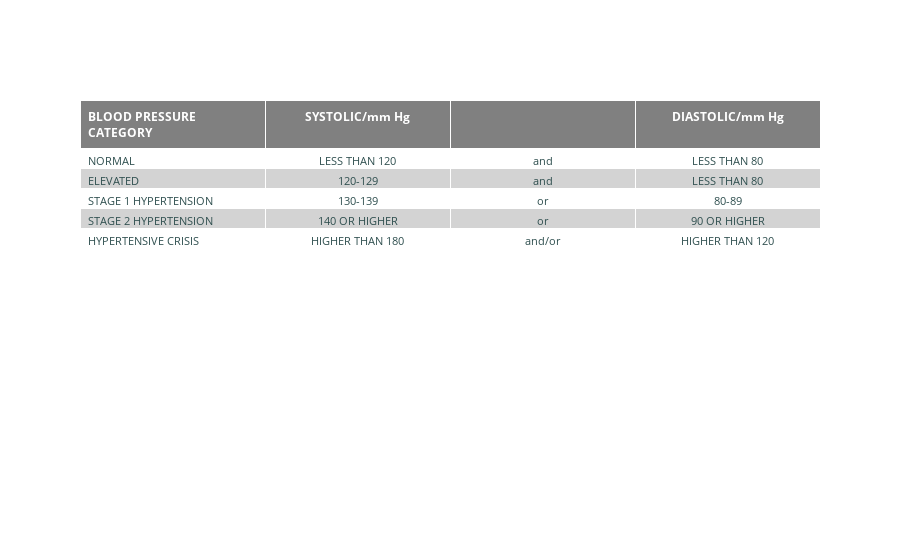

The notebook cell saved with this chart:
### Code cell
import plotly.graph_objects as go

headerColor = 'grey'
rowEvenColor = 'lightgrey'
rowOddColor = 'white'

fig = go.Figure(data=[go.Table(
  header=dict(
    values=['<b>BLOOD PRESSURE CATEGORY</b>','<b>SYSTOLIC/mm Hg</b>','<b></b>','<b>DIASTOLIC/mm Hg</b>'],
    #line_color='lightgrey',
    fill_color=headerColor,
    align=['left','center'],
    font=dict(color='white', size=12)
  ),
  cells=dict(
    values=[
      ['NORMAL','ELEVATED', 'STAGE 1 HYPERTENSION', 'STAGE 2 HYPERTENSION', 'HYPERTENSIVE CRISIS'],
      ['LESS THAN 120','120-129','130-139','140 OR HIGHER','HIGHER THAN 180'],
        ['and','and','or','or','and/or'],
        ['LESS THAN 80','LESS THAN 80','80-89','90 OR HIGHER','HIGHER THAN 120']
    ],
    #line_color='lightgrey',
    # 2-D list of colors for alternating rows
    fill_color = [[rowOddColor,rowEvenColor,rowOddColor, rowEvenColor,rowOddColor,rowEvenColor]*5],
    align = ['left', 'center'],
    font = dict(color = 'darkslategray', size = 11)
    ))
])

fig.show()

### Figure 1 — Plotly figure (JSON) as saved in the notebook; plotly's stock layout.template omitted (floating-point values rounded to 4 significant figures)
{"data": [{"cells": {"align": ["left", "center"], "fill": {"color": [["white", "lightgrey", "white", "lightgrey", "white", "lightgrey", "white", "lightgrey", "white", "lightgrey", "white", "lightgrey", "white", "lightgrey", "white", "lightgrey", "white", "lightgrey", "white", "lightgrey", "white", "lightgrey", "white", "lightgrey", "white", "lightgrey", "white", "lightgrey", "white", "lightgrey"]]}, "font": {"color": "darkslategray", "size": 11}, "values": [["NORMAL", "ELEVATED", "STAGE 1 HYPERTENSION", "STAGE 2 HYPERTENSION", "HYPERTENSIVE CRISIS"], ["LESS THAN 120", "120-129", "130-139", "140 OR HIGHER", "HIGHER THAN 180"], ["and", "and", "or", "or", "and/or"], ["LESS THAN 80", "LESS THAN 80", "80-89", "90 OR HIGHER", "HIGHER THAN 120"]]}, "header": {"align": ["left", "center"], "fill": {"color": "grey"}, "font": {"color": "white", "size": 12}, "values": ["<b>BLOOD PRESSURE CATEGORY</b>", "<b>SYSTOLIC/mm Hg</b>", "<b></b>", "<b>DIASTOLIC/mm Hg</b>"]}, "type": "table"}], "layout": {}}
